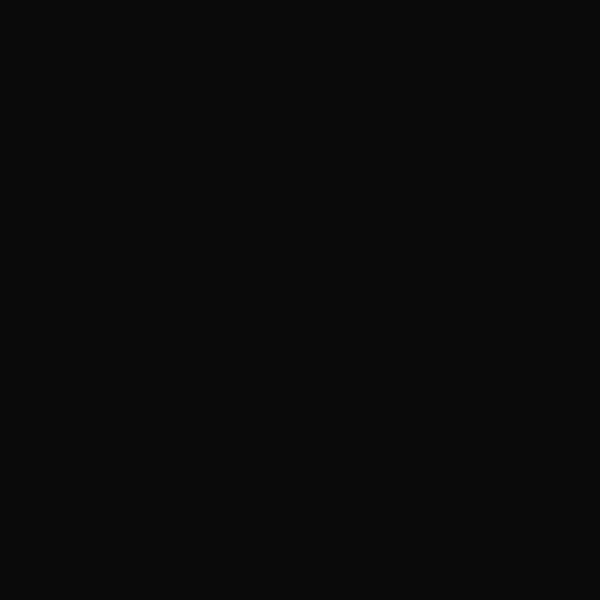
Frame 1 (no input)
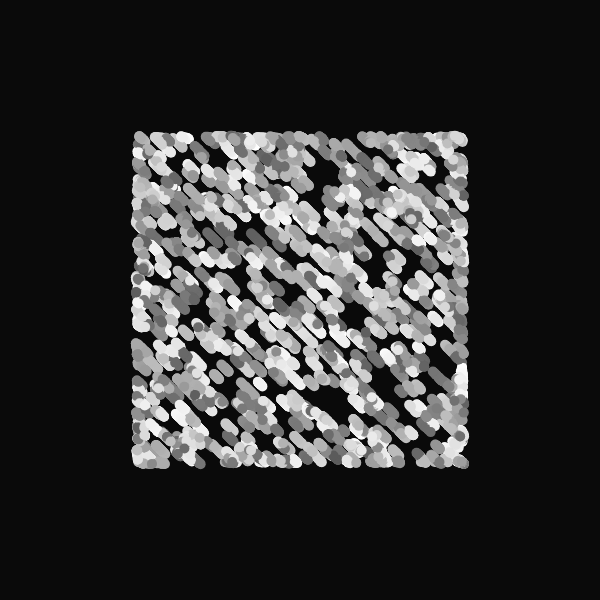
Frame 60 (no input)
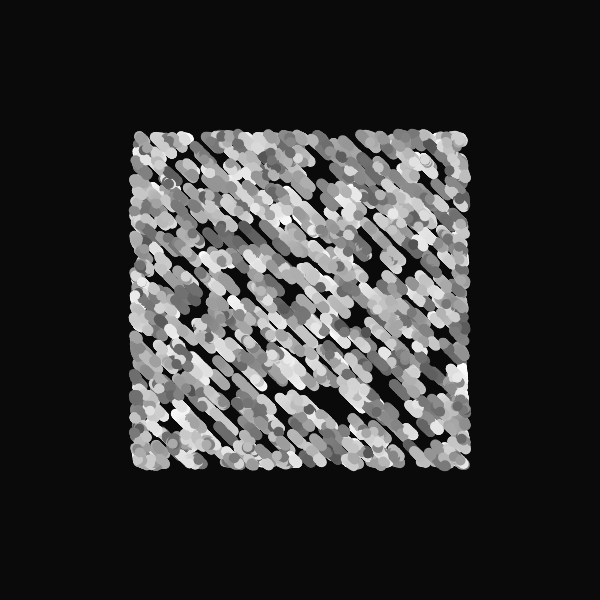
Frame 120 (the mouse pressed at the canvas centre since frame 60)

The p5.js sketch that drew these frames (run headless with seeded random() and noise() and a simulated clock; from frame 60 on, the mouse is pressed at the canvas centre):

// p5.js sketch
// ── sketch.js
//inspo from Fiona 

let moverSystems = [];
let num = 10;
let cells, cols, rows;
let offset, margin;
let cellW, cellH;
let bg;
let graphics;



function setup() {
  w = 600;
  var canvas;
    if(windowWidth>=600 && windowHeight >=600){
      canvas = createCanvas(600, 600);
    }
    else{
      canvas = createCanvas(windowWidth, windowHeight - 100);
    }

  var x = (windowWidth - width) / 2;
  var y = (windowHeight - height) / 2;

  canvas.position(x, y);
  background(0);
  noStroke();

  graphics = createGraphics(width, height);
  graphics.colorMode(HSB, 360, 100, 100, 100);

  cells = 1
  cols = cells;
  rows = cells;
  offset = width / 5;
  margin = offset / 5;
  cellW = (width - offset * 2 - margin * (cols - 1)) / cols;
  cellH = (height - offset * 2 - margin * (rows - 1)) / rows;
  

  for (let j = 0; j < rows; j++) {
    for (let i = 0; i < cols; i++) {
      let x = map(i, 0, cols, offset, width - offset + margin);
      let y = map(j, 0, rows, offset, width - offset + margin);
      let b = new Bound(x, y, cellW, cellH);
      moverSystems.push(new MoverSystem(b, int(random(10, 100))*map(cells,2,7,10,5), cellW/10, cellW/2));
      moverSystems[i].render();
    }
  }
  background(10);
  image(graphics,0,0);

}


function draw(){
  rectMode(CENTER)
  for (let ms of moverSystems) {
    ms.update();
    ms.render();
  }
  if(frameCount >300){
    noLoop();
  }
}

class Mover {
  constructor(x, y, d, c1, c2) {
    this.pos = createVector(x, y);
    this.noiseScale = createVector(1,200,-200);
    this.d = d;
    this.dLife = d/500;
    this.maxD = this.d;
    this.c1 = c1;
    this.c2 = c2;
  }
  update() {
    let n = map(noise(this.pos.x / this.noiseScale.x, this.pos.y / this.noiseScale.y), 0, 1, 600, -200);
    let vel = createVector(sin(n), sin(n));
    this.pos.add(vel);
    this.d -= this.dLife;
    this.d = constrain(this.d, 0, this.maxD);
  }
  render() {
    colorMode(RGB);
    let c = lerpColor(color(this.c1), color(this.c2 + 100), this.d/this.maxD);
    let cLine = lerpColor(color(this.c1), color(this.c2), this.d/this.maxD - 100);

    fill(c, 15);
    if(frameCount%2 == 0){
      // strokeWeight(0.5)
      noStroke()
      ellipse(this.pos.x, this.pos.y,10, 10);
    }
  }
}

class MoverSystem {
  constructor(b, n, d, p) {
    this.movers = [];
    this.b = b;
    this.n = n;
    this.d = d;
    this.p = p;
    for (let i = 0; i < this.n; i++) {
      let c1 = random(p);
      let c2 = c1;
      while (c1 == c2) {
        c2 = random(p);
      }
      this.movers.push(new Mover(random(this.b.x, this.b.x + this.b.w), random(this.b.y, this.b.y + this.b.h), this.d, c1, c2));
    }
  }
  update() {
    for (let m of this.movers) {
      m.update();
      this.b.checkBound(m);
    }
  }
  render() {
    for (let m of this.movers) {
      m.render();
    }
  }
}



class Bound {
  constructor(x, y, w, h) {
    this.x = x;
    this.y = y;
    this.w = w;
    this.h = h;
  }
  checkBound(m) {
    if (m.pos.x - m.d / 2 < this.x) m.pos.x = this.x + m.d / 2;
    if (m.pos.x + m.d / 2 > this.x + this.w) m.pos.x = this.x + this.w - m.d / 2;
    if (m.pos.y - m.d / 2 < this.y) m.pos.y = this.y + m.d / 2;
    if (m.pos.y + m.d / 2 > this.y + this.h) m.pos.y = this.y + this.h - m.d / 2;
  }
  render() {
    //noFill();
    ellipse(this.x, this.y, this.w, this.h);
  }
}
